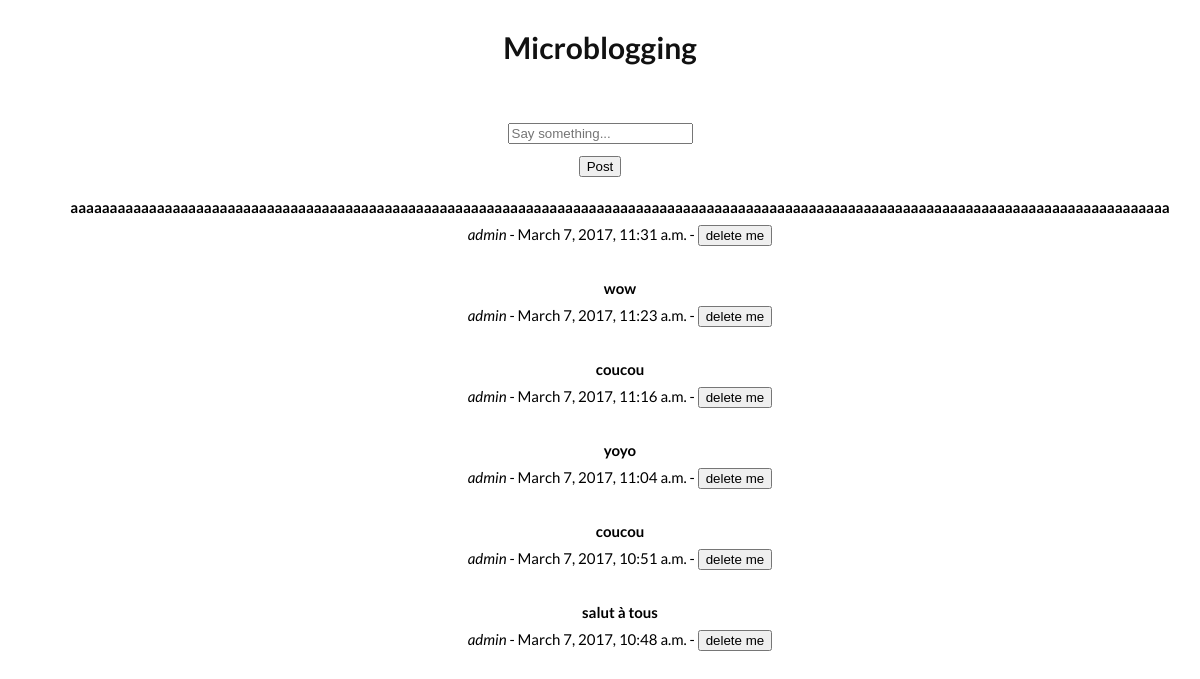
Page /microblog/ on the committed database.
### microblog/models.py (models this page shows, shortened)
class Message(models.Model):
	user = models.ForeignKey(User)
	text = models.CharField(max_length=140)
	created = models.DateTimeField(auto_now_add=True, blank = True)
	updated = models.DateTimeField(auto_now=True, blank = True)
	class Meta:
		ordering = ['created']

### microblog/views.py (the view)
def home(req):
    tmpl_vars = {
        'post_list': Message.objects.reverse(),
        'form': PostForm()
    }
    return render(req, 'microblog/index.html', tmpl_vars)

### microblog/forms.py
class PostForm(forms.ModelForm):
    class Meta:
        model = Message
        fields = ['text']
        widgets = {
            'text': forms.TextInput(attrs={
                'id': 'post-text',
                'required': 'True',
                'placeholder': 'Say something...'
            })
        }

### templates/microblog/index.html (shortened to what this page needs)
{% extends "microblog/base.html" %}
{% block content %}
<div class="row white">
    <div class="addpost">
        <form method="POST" id="post-form">
            <div class="fieldWrapper" id="the_post">
                {{ form.text }}
            </div>
            <input type="submit" value="Post" class="tinyybutton">
        </form>
    </div>
</div>
<div class="row white">
    <div class="columns large-12">
        <ul id="blog">
            {% for post in post_list %}
                <li id='post-{{post.pk}}'>
                    <strong>{{ post.text }}</strong></br>
                    <em>{{ post.user }}</em> -
                    <span>{{ post.created }}</span> -
                    <input type ='submit' value = "delete me" class="tinybutton" method="DELETE" id='delete-post-{{post.id}}'>
                </li>
            {% endfor %}
        </ul>
    </div>
</div>
{% load staticfiles %}
{% endblock %}

### templates/microblog/base.html (shortened to what this page needs)
<!doctype html>
<html lang="fr">
{% load i18n %}
	<head>
    	<link rel="stylesheet" href="/static/scripts/style.css" />
	</head>
	<body>
	<h1> Microblogging </h1>
	{% block content %}
	{% endblock %}
	</body>
</html>

### static/scripts/style.css (style rules this page uses)
body { font: 400 15px/1.8 Lato, sans-serif; text-align: center; float:center; }
h1 { margin: 10px 0 30px 0; font-size: 30px; color: #111; margin-top: 20px; }
ul { list-style: none; }
.fieldWrapper { margin-top: 45px; }
.tinyybutton { margin-top: 10px; }

### rows in the picture
Message: text "aaaaaaaaaaaaaaaaaaaaaaaaaaaaaaaaaaaaaaaaaaaaaaaaaaaaaaaaaaaaaaaaaaaaaaaaaaaaaaaaaaaaaaaaaaaaaaaaaaaaaaaaaaaaaaaaaaaaaaaaaaaaaaaaaaaaaaaaaaaa", user "admin", created "March 7, 2017, 11:31 a.m."
Message: text "wow", user "admin", created "March 7, 2017, 11:23 a.m."
Message: text "coucou", user "admin", created "March 7, 2017, 11:16 a.m."
Message: text "yoyo", user "admin", created "March 7, 2017, 11:04 a.m."
Message: text "coucou", user "admin", created "March 7, 2017, 10:51 a.m."
Message: text "salut à tous", user "admin", created "March 7, 2017, 10:48 a.m."
